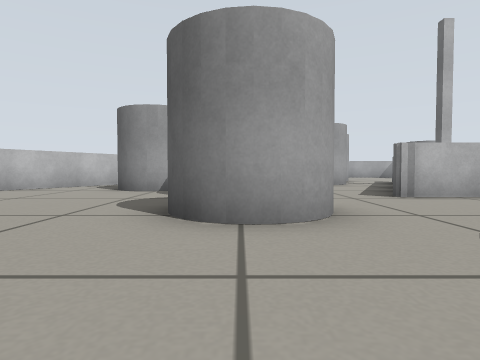
view 1 (above)

24 first-person views from a walk through a world built for the Gazebo simulator. The camera is 0.26 m above the floor, tilts 2° down and sees 75° across. The floor is counted in squares, 0.5 m on a side. Each view is taken from the middle of a square. On the plan, view 1 faces up. The plan holds only what a view shows up to about 9 squares ahead; the rest is blank.

view 2
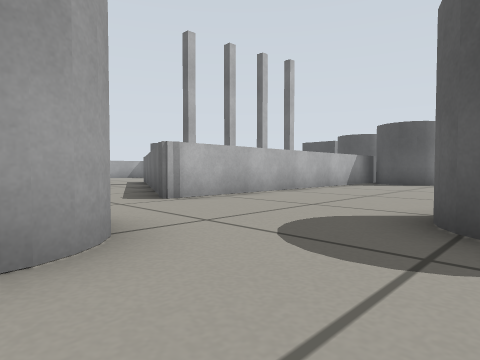

view 3
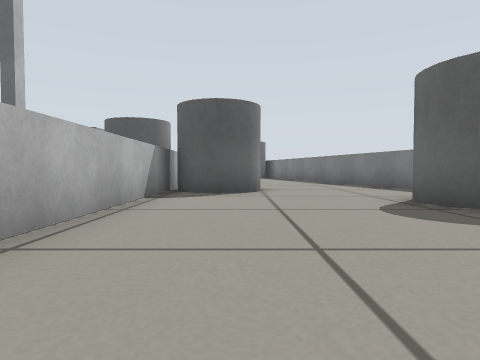

view 4
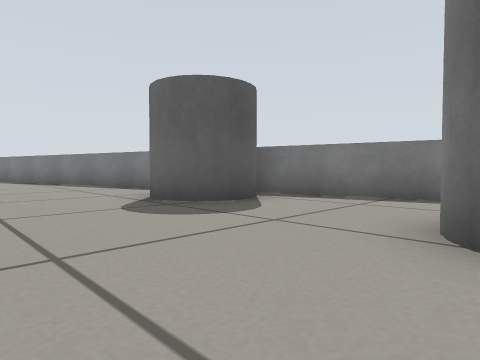

view 5
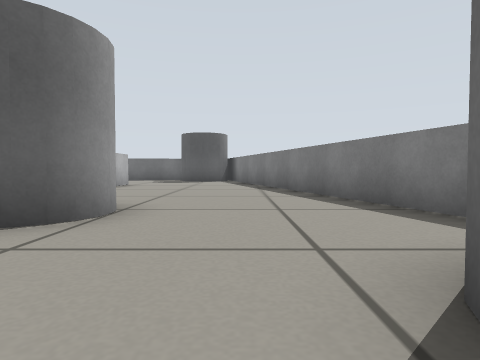

view 6
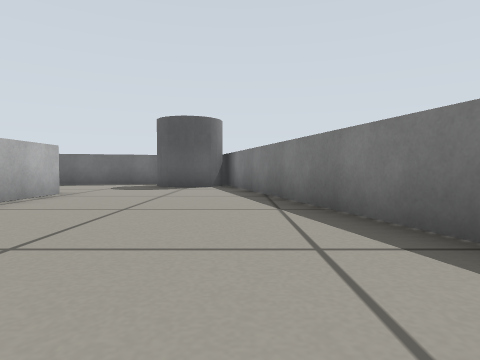

view 7
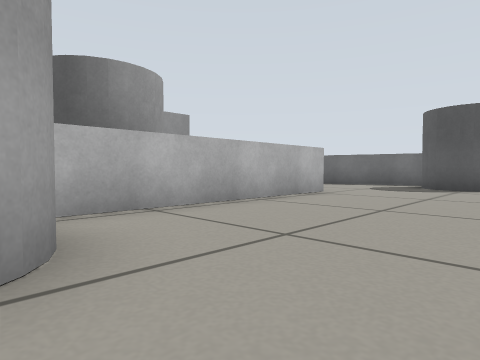

view 8
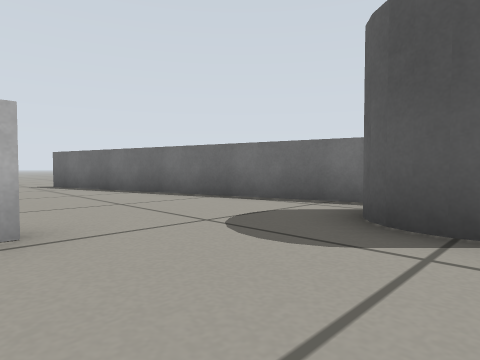

view 9
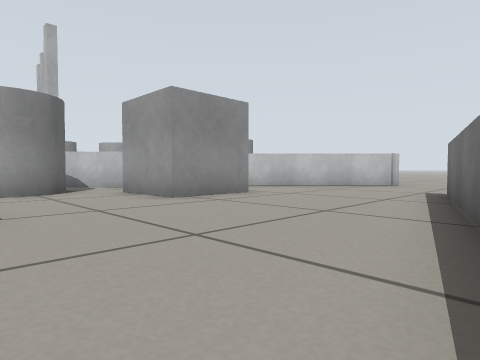

view 10
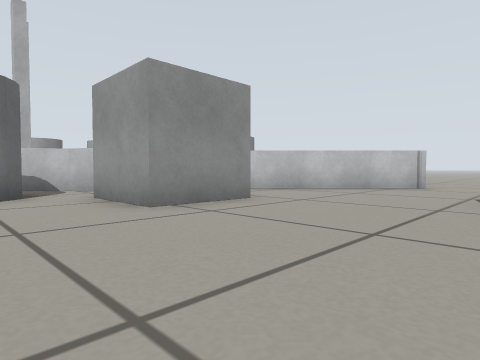

view 11
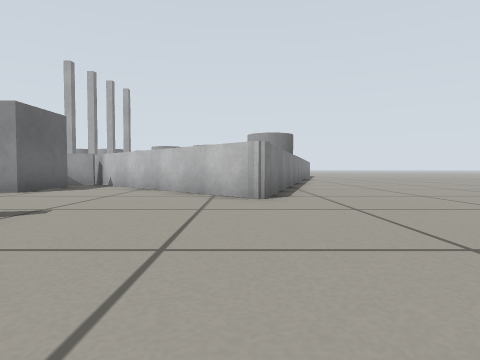

view 12
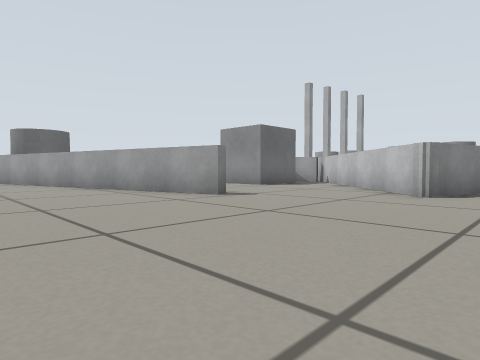

view 13
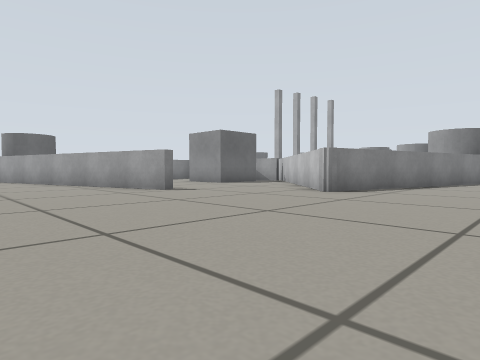

view 14
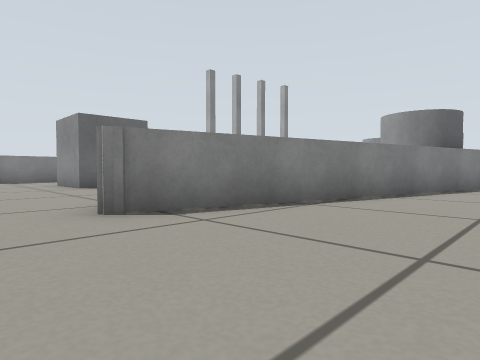

view 15
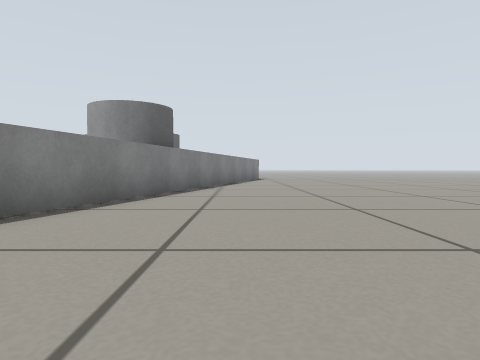

view 16
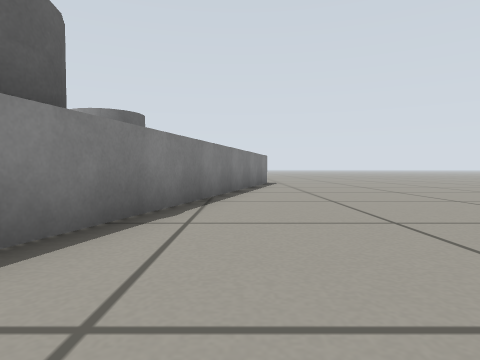

view 17
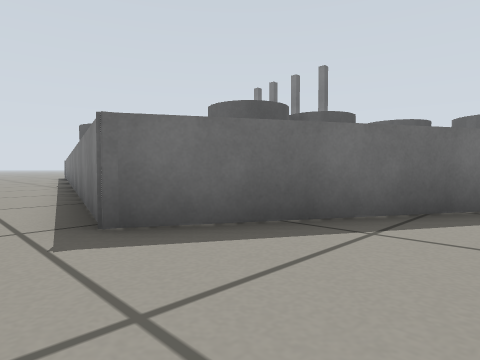

view 18
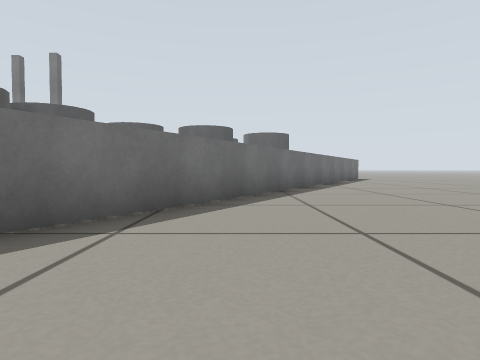

view 19
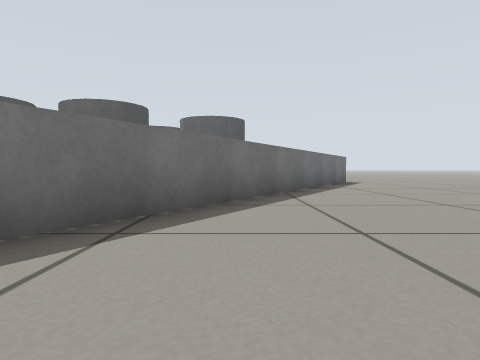

view 20
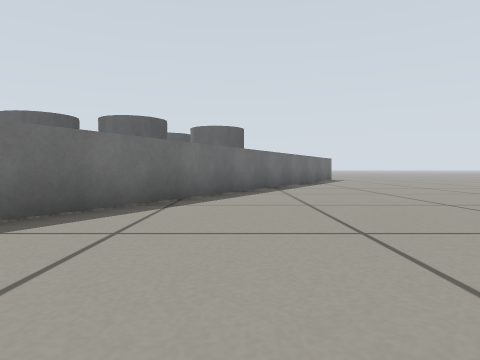

view 21
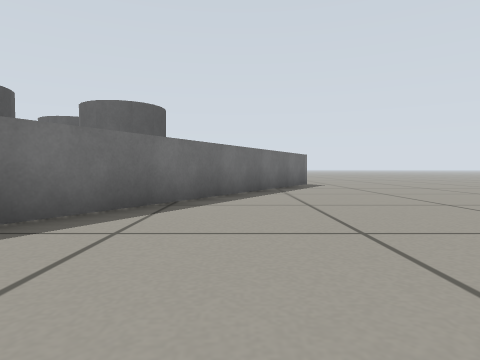

view 22
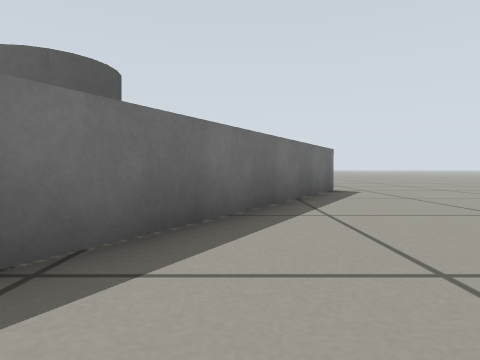

view 23
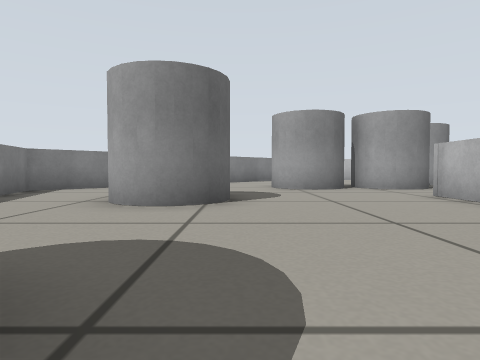

view 24
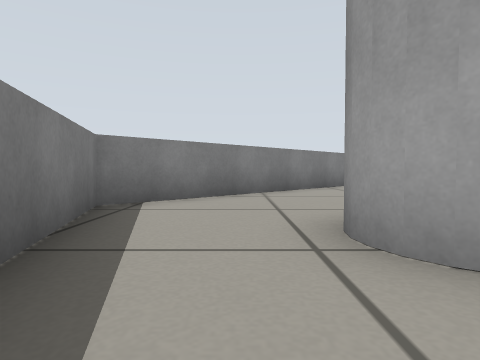

### Floor plan
Key: @ floor where view 1 was taken; # wall or solid block; . floor; C grey cylinder; B grey box.
Columns run from 9 left of view 1 to 25 right of it. Each row starts with its distance up from view 1.
 22         ..................
 21        ... ##...............
 20       ....# #####..................
 19      ....##     ####...............
 18     .....#         C#### ..........
 17    .....##   CC   CCC   ###........
 16    .....#    CC           ##.......
 15   .....##    C           ##........
 14  ..... #                ##.........
 13  .....#                 #.....#...
 12 .....##    CC           ......#...
 11 .....#   CCC            BBB...#...
 10 ....##   CC           ##  B...##..
  9 ....#.CC    .##      ##..BB....#..
  8 ...##.C     .#         C.......#..
  7 ..##...C CC..#        CCC......##
  6 ..# ....  C.################....#
  5 ..#  ....C..........CC..........#
  4 ..    ..C C.........CC........CC
  3       ...C....................CC
  2       #......C............. ###
  1       ##....CC...CC.....####
  0        ##@..CC...CC.#####
 -1         ##...... ##
 -2          ##..####
 -3           ####

Where each view was taken, in squares from view 1:
view 1: 0 up, 0 right, facing up
view 2: 1 up, 0 right, facing up-right
view 3: 4 up, 4 right, facing right
view 4: 4 up, 4 right, facing down-right
view 5: 2 up, 8 right, facing right
view 6: 2 up, 12 right, facing right
view 7: 2 up, 12 right, facing up-right
view 8: 3 up, 18 right, facing up-right
view 9: 6 up, 22 right, facing up-left
view 10: 7 up, 21 right, facing up-left
view 11: 16 up, 24 right, facing left
view 12: 18 up, 25 right, facing down-left
view 13: 20 up, 25 right, facing down-left
view 14: 20 up, 20 right, facing down-left
view 15: 20 up, 18 right, facing left
view 16: 20 up, 13 right, facing left
view 17: 22 up, 1 left, facing down-right
view 18: 22 up, 1 left, facing down
view 19: 18 up, 3 left, facing down
view 20: 20 up, 3 left, facing down
view 21: 16 up, 5 left, facing down
view 22: 13 up, 5 left, facing down
view 23: 2 up, 9 right, facing left
view 24: 1 down, 6 right, facing left
